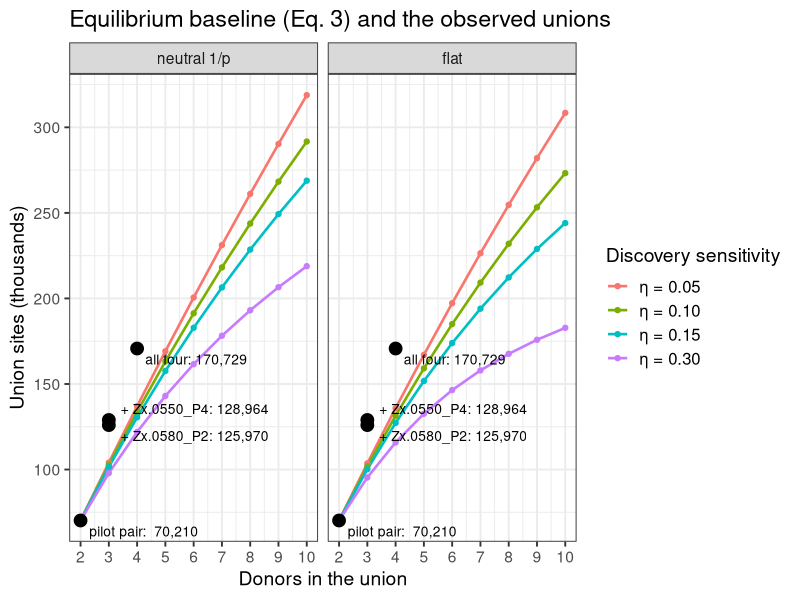
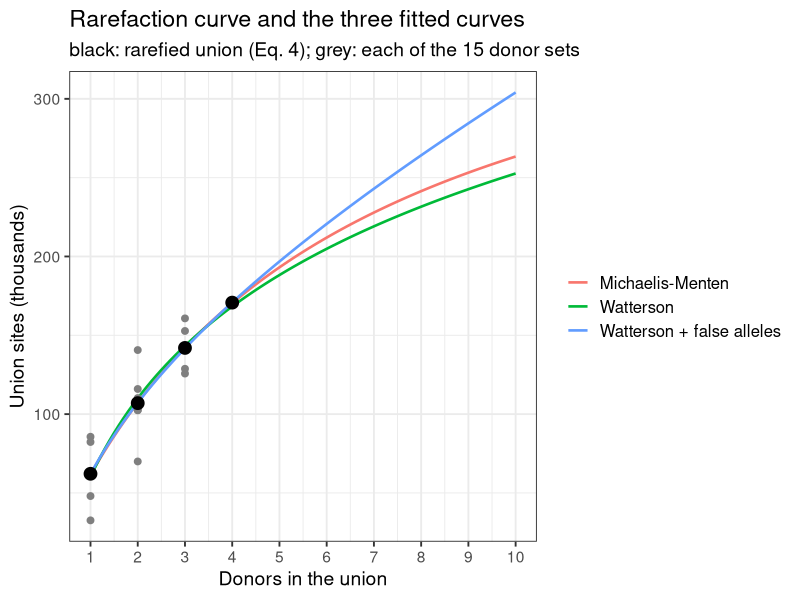
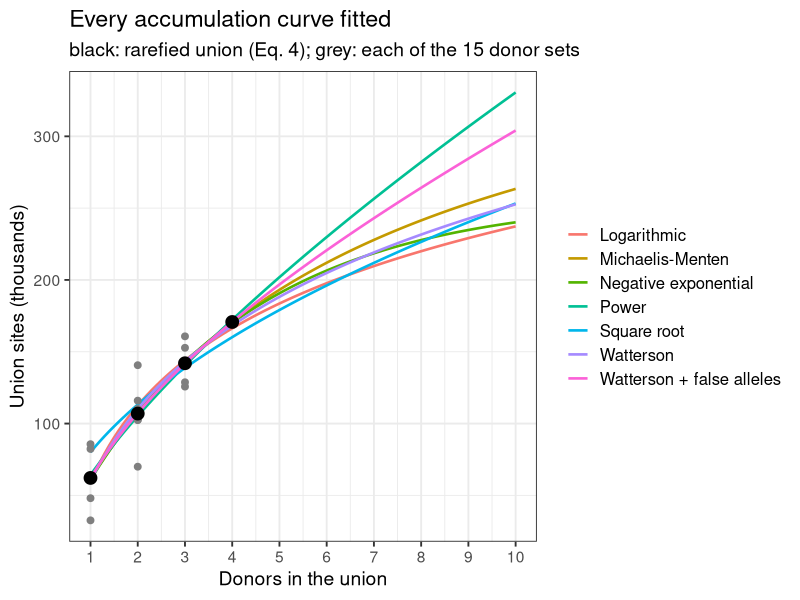

Reproduce these figures in R, in order.
## ---- chunk 1
library(data.table)
library(ggplot2)
theme_set(theme_bw(base_size = 14) + theme(legend.text = element_text(size = 12)))
## ---- chunk 2
knitr::kable(data.table(
  taxon = c("mexicana", "parviglumis", "diploperennis", "luxurians", "huehuetenangensis"),
  donors = c(43, 40, 6, 5, 2),
  `mexicana donors by race` = c("Mesa Central 21, Chalco 14, Durango 5, Nobogame 3", "", "", "", "")
))
## ---- chunk 3
chen <- data.table(
  taxon = c("mexicana", "parviglumis", "diploperennis", "perennis", "luxurians", "nicaraguensis", "huehuetenangensis"),
  accessions = c(81, 70, 20, 19, 14, 14, 5),
  snps_M = c(31.32, 41.51, 11.66, 15.29, 9.04, 7.41, 7.99),
  taxon_specific_M = c(4.26, 5.97, 1.13, 1.70, 0.48, 0.37, 0.64),
  specific_downsampled_M = c(1.82, 1.14, 1.06, 1.70, 0.58, 0.41, 1.00),
  pi = c(0.00804, 0.00847, 0.00629, 0.01038, 0.00592, 0.00543, 0.00572),
  fst_mexicana = c(NA, 0.068, 0.277, 0.277, 0.290, 0.270, 0.248),
  fst_maize = c(0.158, 0.101, 0.356, 0.354, 0.364, 0.342, 0.330)
)
knitr::kable(chen, digits = 5, col.names = c("taxon", "accessions", "SNPs (M)", "taxon-specific SNPs (M)",
                                              "taxon-specific, downsampled (M)", "π per bp", "F_ST with mexicana",
                                              "F_ST with maize"))
## ---- chunk 4
donors <- data.table(donor = c("Zx.0540_P3", "Zx.0570_P2", "Zx.0550_P4", "Zx.0580_P2"),
                     race = c("Durango", "Nobogame", "Durango", "Nobogame"),
                     own_sites = c(32750, 48251, 85952, 82601))
unions <- data.table(set = c("pilot pair", "+ Zx.0550_P4", "+ Zx.0580_P2", "all four"),
                     donors = c(2, 3, 3, 4), members = list(1:2, 1:3, c(1, 2, 4), 1:4),
                     sites = c(70210, 128964, 125970, 170729))
pat <- fread("union_rarefaction/patterns.tsv", header = FALSE, col.names = c("pattern", "n"),
             colClasses = c("character", "numeric"))
z <- do.call(rbind, lapply(strsplit(pat$pattern, ""), as.integer))
## ---- chunk 5
g <- (1:2000) / 2000
g1 <- head(g, -1)
spectra <- list(`neutral 1/p` = (1 / g1) / sum(1 / g1), flat = rep(1 / length(g1), length(g1)))
afs <- rbindlist(lapply(names(spectra), function(k) rbindlist(lapply(c(0.05, 0.1, 0.15, 0.3), function(eta) {
  eu <- sapply(1:10, function(n) sum(spectra[[k]] * (1 - (1 - eta * g1)^n)))
  data.table(spectrum = k, eta = sprintf("η = %.2f", eta), donors = 2:10, sites = unions$sites[1] * eu[2:10] / eu[2])
}))))
afs[, spectrum := factor(spectrum, levels = names(spectra))]
lab <- unions[, .(donors, sites, label = paste0(set, ": ", format(sites, big.mark = ",")), vj = c(1.6, -0.6, 1.6, 1.6))]
plot_curves <- function(curves, title, colour) {
  ggplot(curves, aes(donors, sites / 1e3, colour = eta)) +
    geom_line(linewidth = 0.9) +
    geom_point(size = 1.5) +
    geom_point(data = lab, aes(donors, sites / 1e3), inherit.aes = FALSE, size = 4, shape = 21, fill = "black") +
    geom_text(data = lab, aes(donors, sites / 1e3, label = label, vjust = vj), inherit.aes = FALSE, hjust = -0.08,
              size = 3.5) +
    scale_x_continuous(breaks = 1:10) +
    labs(title = title, x = "Donors in the union", y = "Union sites (thousands)", colour = colour)
}
plot_curves(afs, "Equilibrium baseline (Eq. 3) and the observed unions", "Discovery sensitivity") + facet_wrap(~spectrum)
## ---- chunk 6
knitr::kable(donors, format.args = list(big.mark = ","), col.names = c("donor", "race", "own tier-A sites"))
knitr::kable(unions[, .(set, donors, sites)], format.args = list(big.mark = ","),
             col.names = c("union", "donors", "union sites"))
knitr::kable(pat[order(-n)], format.args = list(big.mark = ","), col.names = c("pattern z", "union sites"))
## ---- chunk 7
subsets <- unlist(lapply(1:4, function(n) combn(4, n, simplify = FALSE)), recursive = FALSE)
sub_dt <- rbindlist(lapply(subsets, function(d) {
  data.table(donors = length(d), set = paste(donors$donor[d], collapse = " + "),
             sites = sum(pat$n[apply(z[, d, drop = FALSE], 1, max) == 1]))
}))
rare <- sub_dt[, .(sites = mean(sites)), by = donors]
knitr::kable(rare, format.args = list(big.mark = ","), col.names = c("donors n", "rarefied union (Eq. 4)"))
## ---- chunk 8
# harmonic number H_n, continuous in n: digamma(n + 1) + Euler's gamma
harm <- function(n) digamma(n + 1) - digamma(1)
models <- list(
  `Michaelis-Menten` = list(f = sites ~ um * donors / (k + donors), start = list(um = 3e5, k = 4)),
  `Watterson + false alleles` = list(f = sites ~ cc + th * harm(donors) + eps * donors,
                                     start = list(cc = 1e4, th = 5e4, eps = 1e4)),
  Watterson = list(f = sites ~ cc + th * harm(donors), start = list(cc = 1e4, th = 5e4)),
  Logarithmic = list(f = sites ~ a + b * log(donors), start = list(a = 5e4, b = 5e4)),
  Power = list(f = sites ~ a * donors^b, start = list(a = 6e4, b = 0.7)),
  `Square root` = list(f = sites ~ a * sqrt(donors), start = list(a = 6e4)),
  `Negative exponential` = list(f = sites ~ um * (1 - exp(-k * donors)), start = list(um = 3e5, k = 0.2))
)
sym <- c(cc = "c", th = "θ_η", eps = "ε_f", um = "U_∞", k = "K", a = "a", b = "b")
emp <- lapply(models, function(m) nls(m$f, data = rare, start = m$start, control = nls.control(maxiter = 500)))
emp_table <- rbindlist(lapply(names(emp), function(k) {
  cf <- coef(emp[[k]])
  data.table(model = k, parameters = paste(sprintf("%s = %s", sym[names(cf)], signif(cf, 3)), collapse = ", "),
             rmse = sqrt(mean(residuals(emp[[k]])^2)),
             at_10 = predict(emp[[k]], data.table(donors = 10)))
}))
plot_fits <- function(keep, title) {
  cv <- rbindlist(lapply(keep, function(k) {
    data.table(model = k, donors = seq(1, 10, 0.1), sites = predict(emp[[k]], data.table(donors = seq(1, 10, 0.1))))
  }))
  ggplot(cv, aes(donors, sites / 1e3, colour = model)) +
    geom_line(linewidth = 0.9) +
    geom_point(data = sub_dt, aes(donors, sites / 1e3), inherit.aes = FALSE, colour = "grey50", size = 2) +
    geom_point(data = rare, aes(donors, sites / 1e3), inherit.aes = FALSE, size = 4, shape = 21, fill = "black") +
    scale_x_continuous(breaks = 1:10) +
    labs(title = title, subtitle = "black: rarefied union (Eq. 4); grey: each of the 15 donor sets",
         x = "Donors in the union", y = "Union sites (thousands)", colour = NULL)
}
mm <- coef(emp$`Michaelis-Menten`)
wf <- coef(emp$`Watterson + false alleles`)
## ---- chunk 9
wa <- coef(emp$Watterson)
wa_res <- round(residuals(emp$Watterson))
## ---- chunk 10
wf_cor <- cov2cor(vcov(emp$`Watterson + false alleles`))
wf_se <- summary(emp$`Watterson + false alleles`)$coefficients[, 2]
## ---- chunk 11
main_models <- c("Michaelis-Menten", "Watterson", "Watterson + false alleles")
plot_fits(main_models, "Rarefaction curve and the three fitted curves")
## ---- chunk 12
knitr::kable(emp_table[model %in% main_models], digits = 0, format.args = list(big.mark = ","),
             col.names = c("model", "fitted parameters", "RMSE (sites)", "predicted at 10 donors"))
proj <- data.table(donors = c(4, 6, 10, 20, 43))
proj[, `:=`(mm = predict(emp$`Michaelis-Menten`, proj), watterson = predict(emp$Watterson, proj),
            wf = predict(emp$`Watterson + false alleles`, proj),
            wf_real = wf[["cc"]] + wf[["th"]] * harm(donors), wf_false = wf[["eps"]] * donors)]
knitr::kable(proj, digits = 0, format.args = list(big.mark = ","),
             col.names = c("donors", "Michaelis-Menten", "Watterson", "Watterson + false alleles",
                           "of which c + θ_η H_n", "of which ε_f n"))
## ---- chunk 13
mm_real <- nls(sites ~ um * donors / (k + donors), data = rare[, .(donors, sites = wf[["cc"]] + wf[["th"]] * harm(donors))],
               start = list(um = 3e5, k = 4))
mm_split <- rbindlist(lapply(list(`full curve (real + false)` = emp$`Michaelis-Menten`, `real-allele part only` = mm_real),
  function(m) data.table(um = coef(m)[["um"]], k = coef(m)[["k"]], slope = coef(m)[["um"]] / coef(m)[["k"]])),
  idcol = "fitted to")
knitr::kable(mm_split, digits = c(0, 0, 1, 0), format.args = list(big.mark = ","),
             col.names = c("Eq. 5 fitted to", "U_∞", "K", "initial gain U_∞ / K"))
## ---- chunk 14
bounds <- c(`17 % (even per base)` = 0.17, `~100 % (unique sequence)` = 1)
chr10_share <- 26.1 / 367
a_hap <- sum(1 / (1:161))
own <- range(donors$own_sites)
til18_diffs <- 444982
theta_pi <- 0.00903 * 26.1e6
eta_lo <- own[1] / til18_diffs
eta_hi <- wf[["th"]] / theta_pi
singletons_neutral_acc <- 2 * (31316555 / a_hap) / 162
per_donor <- rbindlist(lapply(names(bounds), function(b) {
  private_real <- 402200 / 2 * bounds[[b]] * chr10_share * c(eta_lo, eta_hi)
  data.table(share = b, theta_counts = 31316555 * bounds[[b]] * chr10_share / a_hap,
             real_private = paste(format(round(private_real, -1), big.mark = ","), collapse = "-"),
             false_share = paste(round(100 * (1 - rev(private_real) / wf[["eps"]])), collapse = "-"))
}))
## ---- chunk 15
   knitr::kable(per_donor[, .(share, real_private, false_share)],
                col.names = c("Chen's SNPs in our ranges", "real private sites per donor", "share of ε_f that is false (%)"))
## ---- chunk 16
knitr::kable(emp_table, digits = 0, format.args = list(big.mark = ","),
             col.names = c("model", "fitted parameters", "RMSE (sites)", "predicted at 10 donors"))
plot_fits(names(emp), "Every accumulation curve fitted")
## ---- chunk 17
p_rare <- function(zz, r, w, grid) {
  apply(zz, 1, function(zr) {
    q <- rep(1, length(grid))
    for (d in seq_along(r)) q <- q * if (zr[d] == 1) grid * r[d] else 1 - grid * r[d]
    sum(w * q)
  })
}
spectrum <- function(a) g^(a - 1) / sum(g^(a - 1))
model <- list(
  v2 = list(start = c(rep(-1, 4), -3, log(0.5)),
            par = function(th) list(r = plogis(th[1:4]), phi = plogis(th[5]), a = exp(th[6]), e = NA),
            pz = function(zz, m) p_rare(zz, m$r, c((1 - m$phi) * spectrum(m$a), m$phi), c(g, 1)),
            miss = function(rs, m) {
              sum(c((1 - m$phi) * spectrum(m$a), m$phi) * Reduce(`*`, lapply(rs, function(x) 1 - c(g, 1) * x)))
            }),
  v3 = list(start = c(rep(-1, 4), -3, log(0.5), 1),
            par = function(th) list(r = plogis(th[1:4]), phi = plogis(th[5]), a = exp(th[6]), e = plogis(th[7])),
            pz = function(zz, m) {
              (1 - m$phi) * p_rare(zz, m$r, spectrum(m$a), g) +
                m$phi * apply(zz, 1, function(zr) prod(ifelse(zr == 1, m$e, 1 - m$e)))
            },
            miss = function(rs, m) {
              (1 - m$phi) * sum(spectrum(m$a) * Reduce(`*`, lapply(rs, function(x) 1 - g * x))) +
                m$phi * (1 - m$e)^length(rs)
            })
)
fits <- lapply(model, function(md) {
  nll <- function(th) {
    pz <- md$pz(z, md$par(th))
    -sum(pat$n * log(pz / sum(pz)))
  }
  ft <- optim(md$start, nll, method = "BFGS", control = list(maxit = 2000))
  m <- md$par(ft$par)
  m$S <- sum(pat$n) / (1 - md$miss(m$r, m))
  m$union <- function(rs) m$S * (1 - md$miss(rs, m))
  m$fitted <- sum(pat$n) * md$pz(z, m) / sum(md$pz(z, m))
  m$loglik <- -ft$value
  m
})
par_table <- rbindlist(lapply(names(fits), function(v) {
  m <- fits[[v]]
  data.table(version = sub("v", "", v), r_0540 = m$r[1], r_0570 = m$r[2], r_0550 = m$r[3], r_0580 = m$r[4],
             a = m$a, phi = m$phi, e = m$e, S = round(m$S), log_lik = round(m$loglik, 1))
}))
knitr::kable(par_table, digits = 3, format.args = list(big.mark = ","))
knitr::kable(data.table(pattern = pat$pattern, observed = pat$n, version_2 = round(fits$v2$fitted),
                        version_3 = round(fits$v3$fitted))[order(-observed)],
             format.args = list(big.mark = ","), col.names = c("pattern z", "observed", "Version 2 (B1)", "Version 3 (B3)"))
